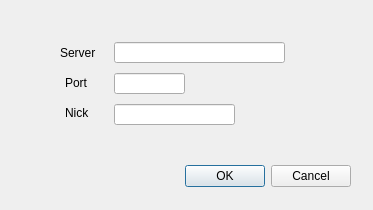
<?xml version="1.0" encoding="UTF-8"?>
<ui version="4.0">
 <class>SettingDialog</class>
 <widget class="QDialog" name="SettingDialog">
  <property name="geometry">
   <rect>
    <x>0</x>
    <y>0</y>
    <width>373</width>
    <height>210</height>
   </rect>
  </property>
  <property name="windowTitle">
   <string>Dialog</string>
  </property>
  <widget class="QDialogButtonBox" name="buttonBox">
   <property name="geometry">
    <rect>
     <x>10</x>
     <y>160</y>
     <width>341</width>
     <height>32</height>
    </rect>
   </property>
   <property name="orientation">
    <enum>Qt::Horizontal</enum>
   </property>
   <property name="standardButtons">
    <set>QDialogButtonBox::Cancel|QDialogButtonBox::Ok</set>
   </property>
  </widget>
  <widget class="QLineEdit" name="editServer">
   <property name="geometry">
    <rect>
     <x>114</x>
     <y>42</y>
     <width>171</width>
     <height>21</height>
    </rect>
   </property>
  </widget>
  <widget class="QLabel" name="label">
   <property name="geometry">
    <rect>
     <x>60</x>
     <y>45</y>
     <width>39</width>
     <height>16</height>
    </rect>
   </property>
   <property name="text">
    <string>Server</string>
   </property>
  </widget>
  <widget class="QLabel" name="label_2">
   <property name="geometry">
    <rect>
     <x>65</x>
     <y>75</y>
     <width>26</width>
     <height>16</height>
    </rect>
   </property>
   <property name="text">
    <string>Port</string>
   </property>
  </widget>
  <widget class="QLabel" name="label_3">
   <property name="geometry">
    <rect>
     <x>65</x>
     <y>105</y>
     <width>28</width>
     <height>16</height>
    </rect>
   </property>
   <property name="text">
    <string>Nick</string>
   </property>
  </widget>
  <widget class="QLineEdit" name="editPort">
   <property name="geometry">
    <rect>
     <x>114</x>
     <y>73</y>
     <width>71</width>
     <height>21</height>
    </rect>
   </property>
  </widget>
  <widget class="QLineEdit" name="editNick">
   <property name="geometry">
    <rect>
     <x>114</x>
     <y>104</y>
     <width>121</width>
     <height>21</height>
    </rect>
   </property>
  </widget>
 </widget>
 <resources/>
 <connections>
  <connection>
   <sender>buttonBox</sender>
   <signal>accepted()</signal>
   <receiver>SettingDialog</receiver>
   <slot>accept()</slot>
   <hints>
    <hint type="sourcelabel">
     <x>248</x>
     <y>254</y>
    </hint>
    <hint type="destinationlabel">
     <x>157</x>
     <y>274</y>
    </hint>
   </hints>
  </connection>
  <connection>
   <sender>buttonBox</sender>
   <signal>rejected()</signal>
   <receiver>SettingDialog</receiver>
   <slot>reject()</slot>
   <hints>
    <hint type="sourcelabel">
     <x>316</x>
     <y>260</y>
    </hint>
    <hint type="destinationlabel">
     <x>286</x>
     <y>274</y>
    </hint>
   </hints>
  </connection>
 </connections>
</ui>
